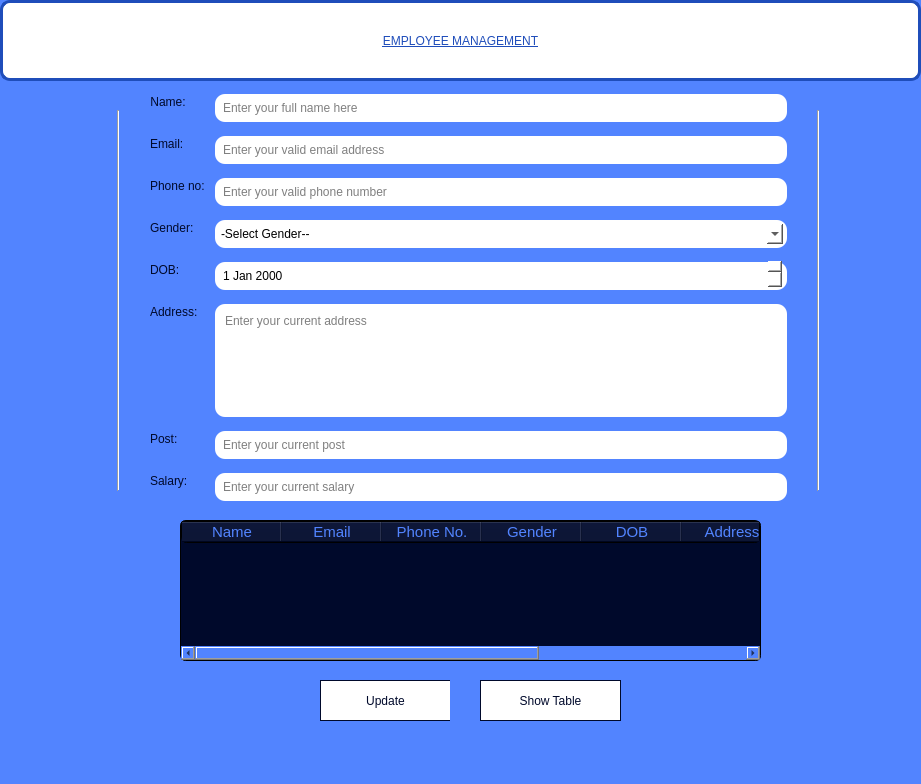
<?xml version="1.0" encoding="UTF-8"?>
<ui version="4.0">
 <class>Form</class>
 <widget class="QWidget" name="Form">
  <property name="geometry">
   <rect>
    <x>0</x>
    <y>0</y>
    <width>921</width>
    <height>784</height>
   </rect>
  </property>
  <property name="windowTitle">
   <string>Form</string>
  </property>
  <property name="styleSheet">
   <string notr="true">background-color: rgb(82, 132, 255);</string>
  </property>
  <widget class="QPushButton" name="btnToggleTable">
   <property name="geometry">
    <rect>
     <x>480</x>
     <y>680</y>
     <width>141</width>
     <height>41</height>
    </rect>
   </property>
   <property name="styleSheet">
    <string notr="true">background-color: rgb(255, 255, 255);
color:  rgb(0, 9, 43);
font: 10pt &quot;Bell MT&quot;;
border: 1px groove  rgb(0, 9, 43);</string>
   </property>
   <property name="text">
    <string>Show Table</string>
   </property>
  </widget>
  <widget class="Line" name="line">
   <property name="geometry">
    <rect>
     <x>110</x>
     <y>110</y>
     <width>16</width>
     <height>381</height>
    </rect>
   </property>
   <property name="styleSheet">
    <string notr="true">color: rgb(255, 255, 255);
background-color: none;</string>
   </property>
   <property name="orientation">
    <enum>Qt::Vertical</enum>
   </property>
  </widget>
  <widget class="QLabel" name="label_7">
   <property name="geometry">
    <rect>
     <x>0</x>
     <y>0</y>
     <width>921</width>
     <height>81</height>
    </rect>
   </property>
   <property name="styleSheet">
    <string notr="true">text-decoration: underline;
color: rgb(31, 77, 186);
font: 25pt &quot;Arial Rounded MT Bold&quot;;
font: 25pt &quot;Times New Roman&quot;;
background-color: rgb(255, 255, 255);
border: 3px solid rgb(31, 77, 186);
border-radius: 10px;
</string>
   </property>
   <property name="text">
    <string>EMPLOYEE MANAGEMENT</string>
   </property>
   <property name="alignment">
    <set>Qt::AlignCenter</set>
   </property>
  </widget>
  <widget class="Line" name="line_2">
   <property name="geometry">
    <rect>
     <x>810</x>
     <y>110</y>
     <width>16</width>
     <height>381</height>
    </rect>
   </property>
   <property name="styleSheet">
    <string notr="true">color: rgb(255, 255, 255);
background-color: none;</string>
   </property>
   <property name="orientation">
    <enum>Qt::Vertical</enum>
   </property>
  </widget>
  <widget class="QTableWidget" name="tableWidget">
   <property name="geometry">
    <rect>
     <x>180</x>
     <y>520</y>
     <width>581</width>
     <height>141</height>
    </rect>
   </property>
   <property name="styleSheet">
    <string notr="true">background-color:  rgb(0, 9, 43);
font: 75 8pt &quot;Arial&quot;;
border: 1px groove black;
font: 11pt;
border-radius: 6px;
color: rgb(19, 1, 44);
color: rgb(82, 132, 255);</string>
   </property>
   <column>
    <property name="text">
     <string>Name</string>
    </property>
   </column>
   <column>
    <property name="text">
     <string>Email</string>
    </property>
   </column>
   <column>
    <property name="text">
     <string>Phone No.</string>
    </property>
   </column>
   <column>
    <property name="text">
     <string>Gender</string>
    </property>
   </column>
   <column>
    <property name="text">
     <string>DOB</string>
    </property>
   </column>
   <column>
    <property name="text">
     <string>Address</string>
    </property>
   </column>
   <column>
    <property name="text">
     <string>Post</string>
    </property>
   </column>
   <column>
    <property name="text">
     <string>Salary</string>
    </property>
   </column>
  </widget>
  <widget class="QWidget" name="formLayoutWidget">
   <property name="geometry">
    <rect>
     <x>150</x>
     <y>90</y>
     <width>641</width>
     <height>415</height>
    </rect>
   </property>
   <layout class="QFormLayout" name="formLayout">
    <item row="0" column="0">
     <widget class="QLabel" name="lName">
      <property name="styleSheet">
       <string notr="true">color: rgb(0, 9, 43);
font: 10pt &quot;Arial Rounded MT Bold&quot;;
</string>
      </property>
      <property name="text">
       <string>Name:</string>
      </property>
      <property name="alignment">
       <set>Qt::AlignCenter</set>
      </property>
     </widget>
    </item>
    <item row="0" column="1">
     <widget class="QLineEdit" name="txtName">
      <property name="styleSheet">
       <string notr="true">background-color: rgb(255, 255, 255);
margin: 4px;
padding: 6px;
border:none;
border-radius: 10px;</string>
      </property>
      <property name="placeholderText">
       <string>Enter your full name here</string>
      </property>
     </widget>
    </item>
    <item row="1" column="0">
     <widget class="QLabel" name="lEmail">
      <property name="styleSheet">
       <string notr="true">color: rgb(0, 9, 43);
font: 10pt &quot;Arial Rounded MT Bold&quot;;
</string>
      </property>
      <property name="text">
       <string>Email:</string>
      </property>
     </widget>
    </item>
    <item row="1" column="1">
     <widget class="QLineEdit" name="txtEmail">
      <property name="styleSheet">
       <string notr="true">background-color: rgb(255, 255, 255);
margin: 4px;
padding: 6px;
border:none;
border-radius: 10px;</string>
      </property>
      <property name="placeholderText">
       <string>Enter your valid email address</string>
      </property>
     </widget>
    </item>
    <item row="2" column="0">
     <widget class="QLabel" name="lMobileno">
      <property name="styleSheet">
       <string notr="true">color: rgb(0, 9, 43);
font: 10pt &quot;Arial Rounded MT Bold&quot;;
</string>
      </property>
      <property name="text">
       <string>Phone no:</string>
      </property>
     </widget>
    </item>
    <item row="2" column="1">
     <widget class="QLineEdit" name="txtMobileno">
      <property name="styleSheet">
       <string notr="true">background-color: rgb(255, 255, 255);
margin: 4px;
padding: 6px;
border:none;
border-radius: 10px;</string>
      </property>
      <property name="placeholderText">
       <string>Enter your valid phone number</string>
      </property>
     </widget>
    </item>
    <item row="3" column="0">
     <widget class="QLabel" name="lGender">
      <property name="styleSheet">
       <string notr="true">color: rgb(0, 9, 43);
font: 10pt &quot;Arial Rounded MT Bold&quot;;
</string>
      </property>
      <property name="text">
       <string>Gender:</string>
      </property>
     </widget>
    </item>
    <item row="3" column="1">
     <widget class="QComboBox" name="txtCombobox">
      <property name="styleSheet">
       <string notr="true">background-color: rgb(255, 255, 255);
margin: 4px;
padding: 6px;
border:none;
border-radius: 10px;</string>
      </property>
      <item>
       <property name="text">
        <string>-Select Gender--</string>
       </property>
      </item>
      <item>
       <property name="text">
        <string>Male</string>
       </property>
      </item>
      <item>
       <property name="text">
        <string>Female</string>
       </property>
      </item>
      <item>
       <property name="text">
        <string>Other</string>
       </property>
      </item>
     </widget>
    </item>
    <item row="4" column="0">
     <widget class="QLabel" name="lDob">
      <property name="styleSheet">
       <string notr="true">color: rgb(0, 9, 43);
font: 10pt &quot;Arial Rounded MT Bold&quot;;
</string>
      </property>
      <property name="text">
       <string>DOB:</string>
      </property>
     </widget>
    </item>
    <item row="4" column="1">
     <widget class="QDateEdit" name="txtDate">
      <property name="styleSheet">
       <string notr="true">background-color: rgb(255, 255, 255);
margin: 4px;
padding: 6px;
border:none;
border-radius: 10px;</string>
      </property>
     </widget>
    </item>
    <item row="5" column="0">
     <widget class="QLabel" name="lAddress">
      <property name="styleSheet">
       <string notr="true">color: rgb(0, 9, 43);
font: 10pt &quot;Arial Rounded MT Bold&quot;;
</string>
      </property>
      <property name="text">
       <string>Address:</string>
      </property>
     </widget>
    </item>
    <item row="5" column="1">
     <widget class="QTextEdit" name="txtAddress">
      <property name="styleSheet">
       <string notr="true">background-color: rgb(255, 255, 255);
margin: 4px;
padding: 6px;
border:none;
border-radius: 10px;</string>
      </property>
      <property name="placeholderText">
       <string>Enter your current address</string>
      </property>
     </widget>
    </item>
    <item row="6" column="0">
     <widget class="QLabel" name="label_2">
      <property name="styleSheet">
       <string notr="true">color: rgb(0, 9, 43);
font: 10pt &quot;Arial Rounded MT Bold&quot;;
</string>
      </property>
      <property name="text">
       <string>Post:</string>
      </property>
     </widget>
    </item>
    <item row="6" column="1">
     <widget class="QLineEdit" name="txtPost">
      <property name="styleSheet">
       <string notr="true">background-color: rgb(255, 255, 255);
margin: 4px;
padding: 6px;
border:none;
border-radius: 10px;</string>
      </property>
      <property name="placeholderText">
       <string>Enter your current post</string>
      </property>
     </widget>
    </item>
    <item row="7" column="0">
     <widget class="QLabel" name="label_3">
      <property name="styleSheet">
       <string notr="true">color: rgb(0, 9, 43);
font: 10pt &quot;Arial Rounded MT Bold&quot;;
background-color: none;
</string>
      </property>
      <property name="text">
       <string>Salary:</string>
      </property>
     </widget>
    </item>
    <item row="7" column="1">
     <widget class="QLineEdit" name="txtSalary">
      <property name="styleSheet">
       <string notr="true">background-color: rgb(255, 255, 255);
margin: 4px;
padding: 6px;
border:none;
border-radius: 10px;</string>
      </property>
      <property name="placeholderText">
       <string>Enter your current salary</string>
      </property>
     </widget>
    </item>
   </layout>
  </widget>
  <widget class="QLabel" name="label_4">
   <property name="geometry">
    <rect>
     <x>450</x>
     <y>510</y>
     <width>491</width>
     <height>241</height>
    </rect>
   </property>
   <property name="text">
    <string/>
   </property>
   <property name="pixmap">
    <pixmap>../../OneDrive/Desktop/temp12.png</pixmap>
   </property>
   <property name="scaledContents">
    <bool>true</bool>
   </property>
  </widget>
  <widget class="QPushButton" name="btnUpdate">
   <property name="geometry">
    <rect>
     <x>320</x>
     <y>680</y>
     <width>131</width>
     <height>41</height>
    </rect>
   </property>
   <property name="styleSheet">
    <string notr="true">background-color: rgb(255, 255, 255);
color:  rgb(0, 9, 43);
font: 11pt &quot;Bell MT&quot;;
border: 1px groove  rgb(0, 9, 43);
</string>
   </property>
   <property name="text">
    <string>Update</string>
   </property>
  </widget>
  <widget class="QLabel" name="label">
   <property name="geometry">
    <rect>
     <x>-80</x>
     <y>440</y>
     <width>981</width>
     <height>351</height>
    </rect>
   </property>
   <property name="text">
    <string/>
   </property>
   <property name="pixmap">
    <pixmap>../../OneDrive/Desktop/tempedit.png</pixmap>
   </property>
   <property name="scaledContents">
    <bool>true</bool>
   </property>
  </widget>
  <zorder>label</zorder>
  <zorder>line</zorder>
  <zorder>label_7</zorder>
  <zorder>line_2</zorder>
  <zorder>formLayoutWidget</zorder>
  <zorder>btnUpdate</zorder>
  <zorder>label_4</zorder>
  <zorder>tableWidget</zorder>
  <zorder>btnToggleTable</zorder>
 </widget>
 <resources/>
 <connections/>
</ui>
